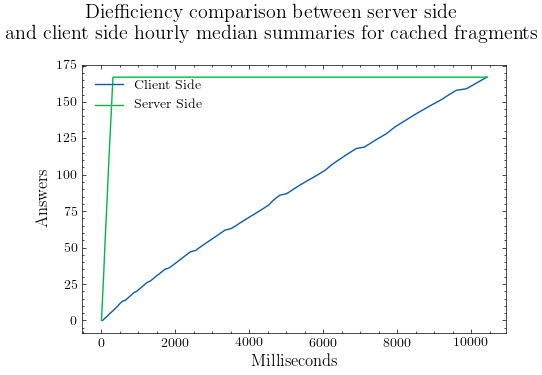

Recreate this plot in Python.
import json, matplotlib.pyplot as plt
from matplotlib.patches import Polygon
import numpy as np
plt.style.use('science')
data = {}


def open_file(name):
    with open(name) as file:
        return json.load(file)


def get_poly(xvals, yvals):
    pts = list(zip(xvals, yvals)) + [(xvals[-1], 0)]
    return Polygon(pts, facecolor='0.9', edgecolor='0.5')

def PolyArea(x,y):
    return 0.5*np.abs(np.dot(x, np.roll(y, 1))-np.dot(y, np.roll(x, 1)))


data['rawMedianMin_ts'] = open_file('../testData/cachedData/onRawDataMedianMin_dief.txt')
data['summariesMedianMin_ts'] = open_file('../testData/cachedData/summariesWeekMedianMinData_dief.txt')

# add extra element so raw and summary graphs are equally long
data['summariesMedianMin_ts'].append(data['rawMedianMin_ts'][-1])

data['rawMedianHour_ts'] = open_file('../testData/cachedData/onRawDataMedianHour_dief.txt')
data['summariesMedianHour_ts'] = open_file('../testData/cachedData/summariesWeekMedianHourData_dief.txt')

# add extra element so raw and summary graphs are equally long
data['summariesMedianHour_ts'].append(data['rawMedianHour_ts'][-1])

raw_answers = range(len(data['rawMedianMin_ts']))
summaries_answers = list(raw_answers) + [raw_answers[-1]]
plt.rc('axes', labelsize=12)
fig = plt.figure()
axes = fig.add_subplot(1,1,1)
st = fig.suptitle("Diefficiency comparison between server side\n and client side hourly median summaries for cached fragments", fontsize="x-large")


axes.plot(data['rawMedianHour_ts'], raw_answers, label="Client Side")
axes.plot(data['summariesMedianHour_ts'], summaries_answers, label="Server Side")
axes.legend(loc="upper left")
axes.set_xlabel('Milliseconds')
axes.set_ylabel('Answers')

poly = get_poly(data['rawMedianHour_ts'], raw_answers)
pts = poly.get_path().vertices
clientside_area_hour = PolyArea(pts[:,0], pts[:,1])

poly = get_poly(data['summariesMedianHour_ts'], summaries_answers)
pts = poly.get_path().vertices
serverside_area_hour = PolyArea(pts[:,0], pts[:,1])

fig.set_tight_layout(True)
# fig.canvas.draw()
# fig.set_tight_layout(False)
# plt.subplots_adjust(right=0.8)

fig.set_size_inches(5, 4)
fig.canvas.draw()
fig.set_tight_layout(False)
st.set_y(0.95)
fig.subplots_adjust(top=0.8)

#fig.show()
plt.savefig("cachedMedianDiefAbstract.png", dpi=100)


f = open("cachedMedianDiefAbstract_areas.txt", "w+")
f.write("Server Side: \n")
f.write("Hour: " + str(serverside_area_hour) + "\n")
f.write("Client Side: \n")
f.write("Hour: " + str(clientside_area_hour) + "\n")
f.close()